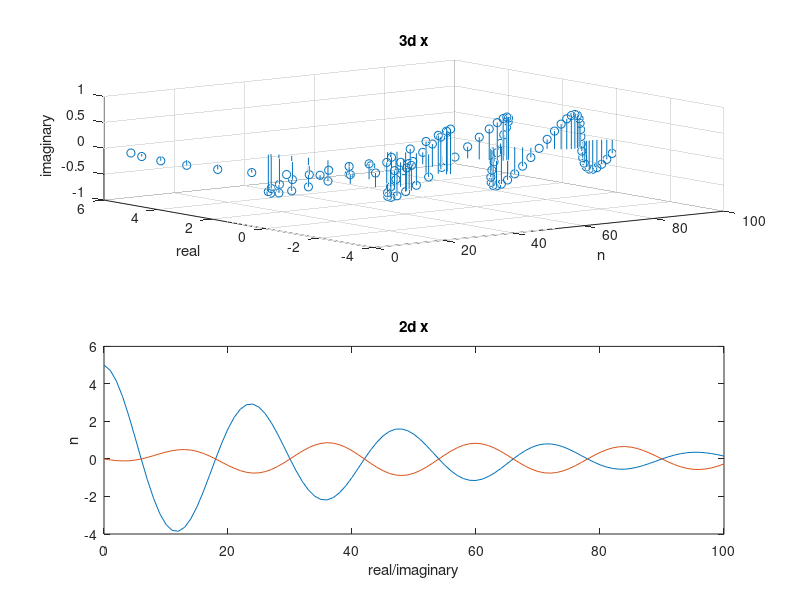

This chart was generated by the following MATLAB code:
t = 0:1:100;
for m=1:-0.001:0
    x=5*(cos(t*pi/12)).*exp((m+(m/2)*1j).*-t);
    e=sum(abs(x).^2);
    if e>300
        disp(m+0.001);
        break
    end
end
subplot(2,1,1)
stem3(t,real(x),imag(x))
title('3d x');
xlabel('n');
ylabel('real');
zlabel('imaginary');
subplot(2,1,2)
stem3(2)
plot(t,real(x),t,imag(x))
title('2d x');
xlabel('real/imaginary');
ylabel('n');